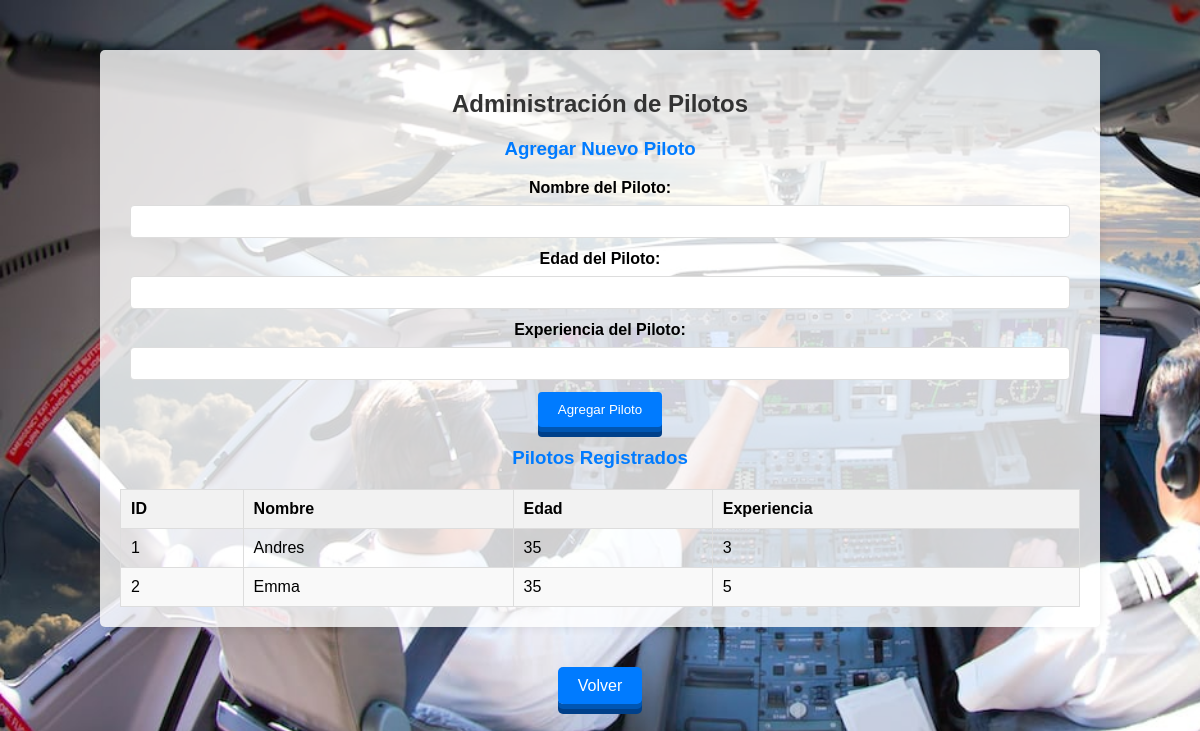
/pilotos.php, run on the app's committed database.
### tables this page shows
CREATE TABLE `pilotos` (
  `id` int(11) NOT NULL,
  `nombre` varchar(100) NOT NULL,
  `edad` int(11) NOT NULL,
  `experiencia` varchar(255) NOT NULL
);

### pilotos.php (the view, shortened to what this page needs)
<!DOCTYPE html>
<html lang="es">
<head>
</head>
<body>
    <div class="container">
        <h2>Administración de Pilotos</h2>
        <form action="guardar_piloto.php" method="POST">
            <h3>Agregar Nuevo Piloto</h3>
            <label for="nombre_piloto">Nombre del Piloto:</label>
            <input type="text" id="nombre_piloto" name="nombrepi" required>
            <label for="edad_piloto">Edad del Piloto:</label>
            <input type="number" id="edad_piloto" name="edadpi" required>
            <label for="experiencia_piloto">Experiencia del Piloto:</label>
            <input type="text" id="experiencia_piloto" name="experiencia" required>
            <button type="submit" class ="btn-3d">Agregar Piloto</button>
        </form>
        <h3>Pilotos Registrados</h3>
        <table>
            <thead>
                <tr>
                    <th>ID</th>
                    <th>Nombre</th>
                    <th>Edad</th>
                    <th>Experiencia</th>
                </tr>
            </thead>
            <tbody>
                <?php
                include 'login.php';
                $sql = "SELECT * FROM pilotos";
                $result = $conn->query($sql);
                if ($result->num_rows > 0) {
                    while($row = $result->fetch_assoc()) {
                        echo "<tr>";
                        echo "<td>" . $row["id"] . "</td>";
                        echo "<td>" . $row["nombre"] . "</td>";
                        echo "<td>" . $row["edad"] . "</td>";
                        echo "<td>" . $row["experiencia"] . "</td>";
                        echo "</tr>";
                    }
                } else {
                    echo "<tr><td colspan='4'>No hay pilotos registrados</td></tr>";
                }
                ?>
            </tbody>
        </table>
    </div>
    <div class="actions" align="center">
            <a href="admin.php" class="btn-3d">Volver</a>
    </div>
</body>
</html>

### pilotos.php (style rules this page uses)
body { font-family: Arial, sans-serif; background-image: url('proyecto_integrador/pilotos.jpg'); background-size: cover; background-repeat: no-repeat; background-attachment: fixed; margin: 0; padding: 0; }
.container { width: 80%; margin: 50px auto; background-color: rgba(255, 255, 255, 0.8); padding: 20px; border-radius: 5px; box-shadow: 0 0 10px rgba(0, 0, 0, 0.1); text-align: center; }
h2 { text-align: center; margin-bottom: 20px; color: #333; }
h3 { margin-top: 0; color: #007bff; }
form { margin-bottom: 20px; }
form label { display: block; margin-bottom: 8px; font-weight: bold; }
form input[type="text"], form input[type="number"] { width: calc(100% - 20px); padding: 8px; margin-bottom: 12px; border: 1px solid #ddd; border-radius: 4px; box-sizing: border-box; }
form button[type="submit"] { background-color: #007bff; color: #fff; border: none; padding: 10px 20px; border-radius: 4px; cursor: pointer; }
table { width: 100%; border-collapse: collapse; margin-top: 20px; }
th, td { padding: 10px; border: 1px solid #ddd; text-align: left; }
th { background-color: #f2f2f2; }
tr:nth-child(even) { background-color: #f9f9f9; }
.btn-3d { padding: 10px 20px; background-color: #007bff; color: #fff; text-decoration: none; border-radius: 5px; box-shadow: 0 5px #0056b3, 0 10px #00408a; position: relative; transition: all 0.2s ease; }

### data on the page
pilotos: id "1", nombre "Andres", edad "35", experiencia "3"
pilotos: id "2", nombre "Emma", edad "35", experiencia "5"
